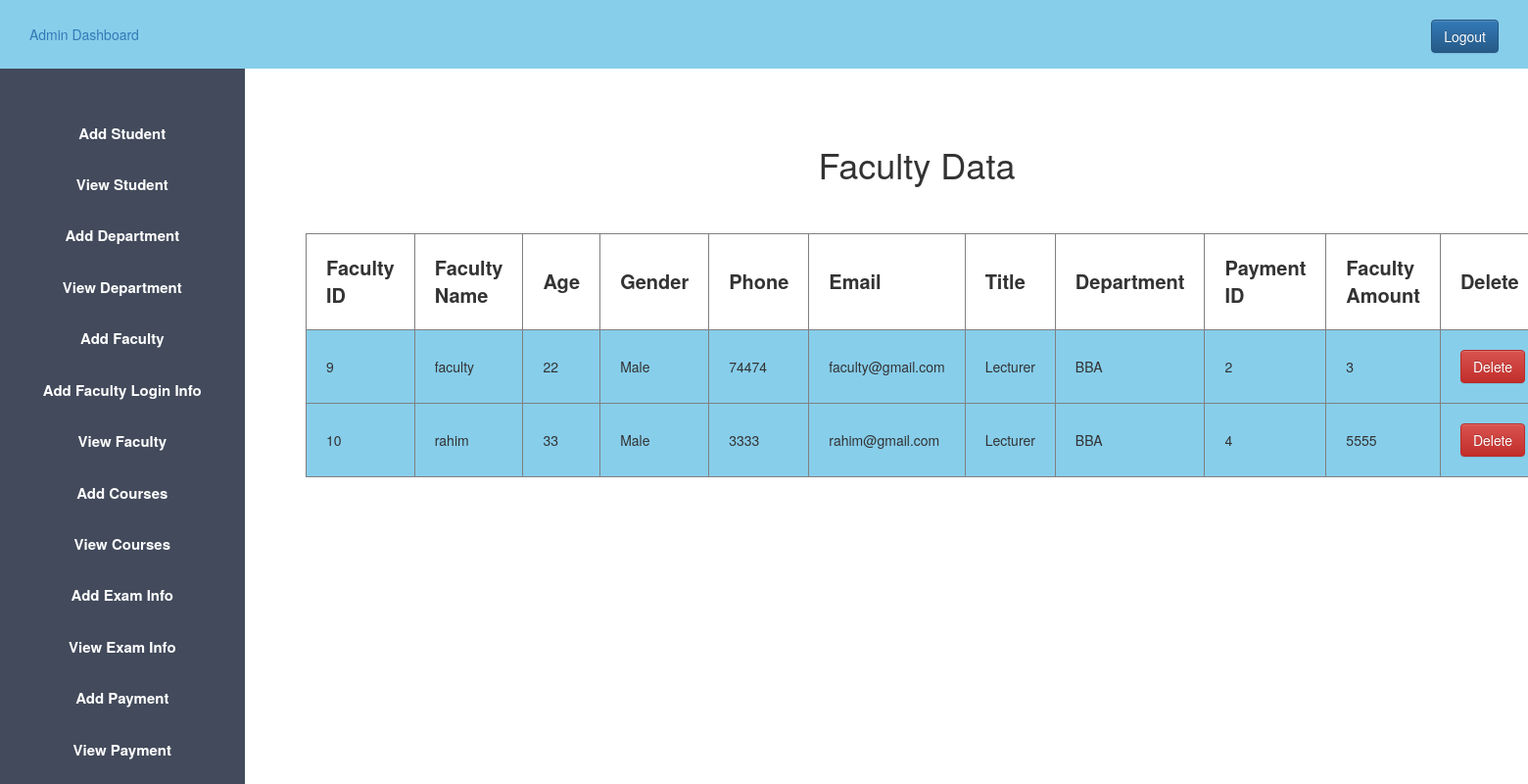
Page /admin_view_faculty.php (signed in) on the committed database.
### tables this page shows
CREATE TABLE `faculty` (
  `f_id` int(11) NOT NULL,
  `f_name` varchar(100) DEFAULT NULL,
  `f_age` int(11) DEFAULT NULL,
  `f_gender` varchar(50) DEFAULT NULL,
  `f_phone` int(30) DEFAULT NULL,
  `f_email` varchar(50) DEFAULT NULL,
  `f_title` varchar(100) DEFAULT NULL,
  `f_dept` varchar(50) DEFAULT NULL,
  `pay_id` int(11) NOT NULL,
  `f_amount` int(11) NOT NULL
);

### src/admin_view_faculty.php (the view, shortened to what this page needs)
<?php
    $host = "localhost";
    $user = "root";
    $password = "";
    $db = "370project";
    $data= mysqli_connect($host,$user,$password,$db);
    $sql = "SELECT * FROM faculty ";
    $result = mysqli_query($data,$sql);
?>
<!DOCTYPE html>
<html>
<head>
<?php
include "admin_css.php"
?>
</head>
<body>
	<?php
    include "admin_sidebar.php"
    ?>
	<div class="content">
        <center>
		<h1>Faculty Data </h1>
    <br><br>
        <table border="1px">
            <tr>
                <th class = "table_th">Faculty ID</th>
                <th class = "table_th">Faculty Name</th>
                <th class = "table_th">Age</th>
                <th class = "table_th">Gender</th>
                <th class = "table_th">Phone</th>
                <th class = "table_th">Email</th>
                <th class = "table_th">Title</th>
                <th class = "table_th">Department</th>
                <th class = "table_th">Payment ID</th>
                <th class = "table_th">Faculty Amount</th>
                <th class = "table_th">Delete</th>
            </tr>
            <?php
            while($info =$result->fetch_assoc())
            {
            ?>
            <tr>
                <td class = "table_td">
                    <?php echo"{$info['f_id']}"; ?>
                </td>
                <td class = "table_td">
                    <?php echo"{$info['f_name']}"; ?>
                </td>
                <td class = "table_td">
                    <?php echo"{$info['f_age']}"; ?>
                </td>
                <td class = "table_td">
                    <?php echo"{$info['f_gender']}"; ?>
                </td>
                <td class = "table_td">
                    <?php echo"{$info['f_phone']}"; ?>
                </td>
                <td class = "table_td">
                    <?php echo"{$info['f_email']}"; ?>
                </td>
                <td class = "table_td">
                    <?php echo"{$info['f_title']}"; ?>
                </td>
                <td class = "table_td">
                    <?php echo"{$info['f_dept']}"; ?>
                </td>
                <td class = "table_td">
                    <?php echo"{$info['pay_id']}"; ?>
                </td>
                <td class = "table_td">
                    <?php echo"{$info['f_amount']}"; ?>
                </td>
                <td class = "table_td">
                    <?php echo "<a class='btn btn-danger' onClick=\" javascript:return confirm('delete this faculty data'); \" href='admin_delete_faculty.php?faculty_id={$info['f_id']}'>Delete</a>"; ?>
                </td>
            </tr>
            <?php
            }
            ?>
        </table>
        </center>
	</div>
</body>
</html>

### src/admin.css (style rules this page uses)
* { margin: 0px; padding: 0px; }
a,a:hover { text-decoration: none!important; }
.content { margin-left: 20%; margin-top: 5%; }

### src/admin_view_faculty.php (style rules this page uses)
.table_th { padding: 20px; font-size: 20px; }
.table_td { padding: 20px; background-color: skyblue; }

### rows in the picture
faculty: f_id "9", f_name "faculty", f_age "22", f_gender "Male", f_phone "74474", f_email "faculty@gmail.com", f_title "Lecturer", f_dept "BBA", pay "2", f_amount "3"
faculty: f_id "10", f_name "rahim", f_age "33", f_gender "Male", f_phone "3333", f_email "rahim@gmail.com", f_title "Lecturer", f_dept "BBA", pay "4", f_amount "5555"
